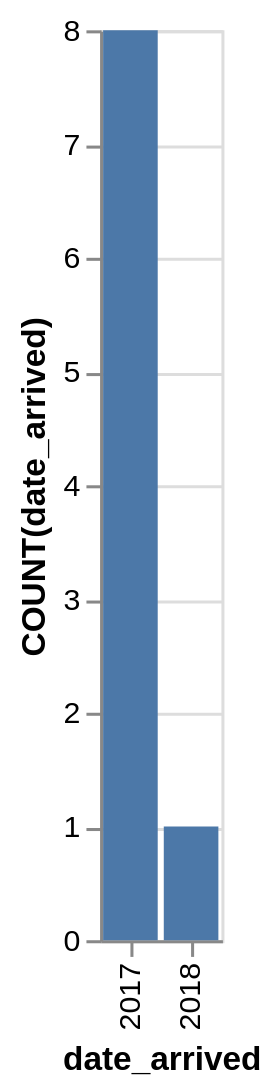

The specification (Vega-Lite) saved for this image:
### Vega-Lite specification from a JSON file in a GitHub repository (floating-point values rounded to 4 significant figures)
{"data": {"values": [{"x_data": "2017", "y_data": 8}, {"x_data": "2018", "y_data": 1}]}, "mark": "bar", "encoding": {"x": {"field": "x_data", "type": "nominal", "title": "date_arrived", "sort": "ascending"}, "y": {"field": "y_data", "type": "quantitative", "title": "COUNT(date_arrived)"}}}
